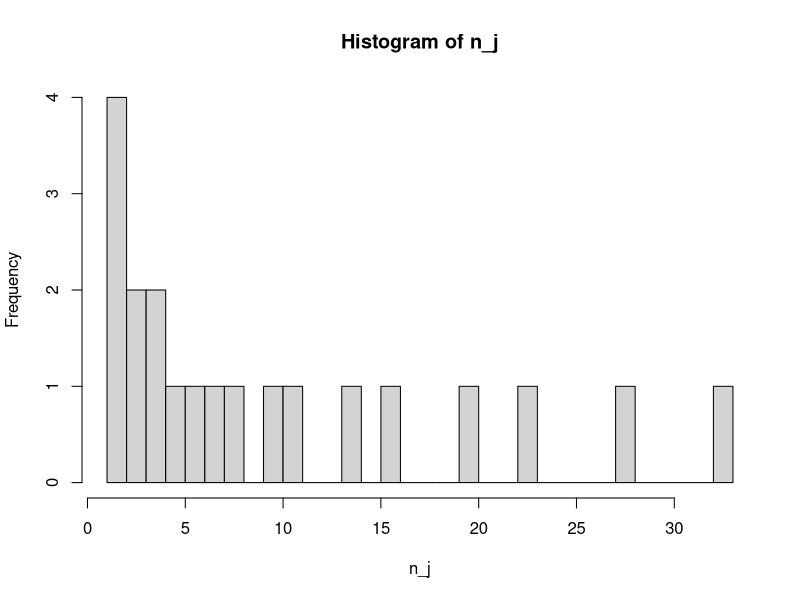
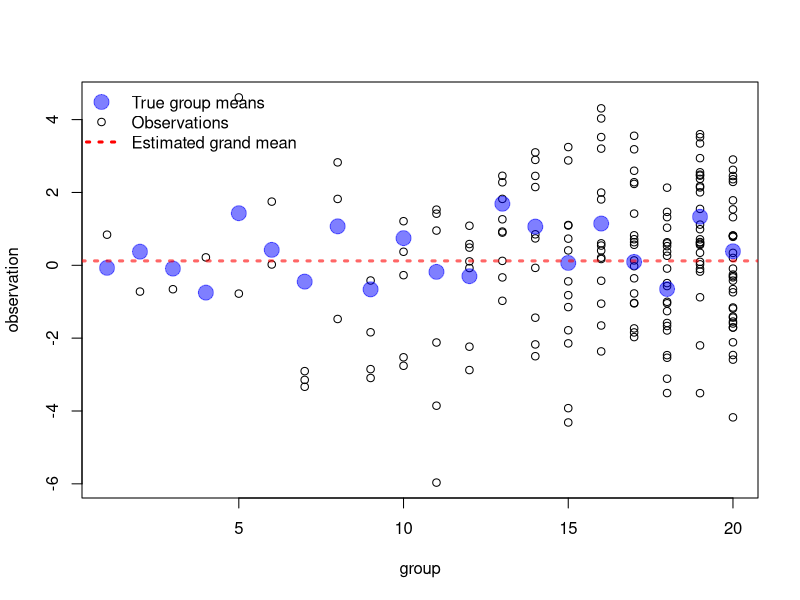
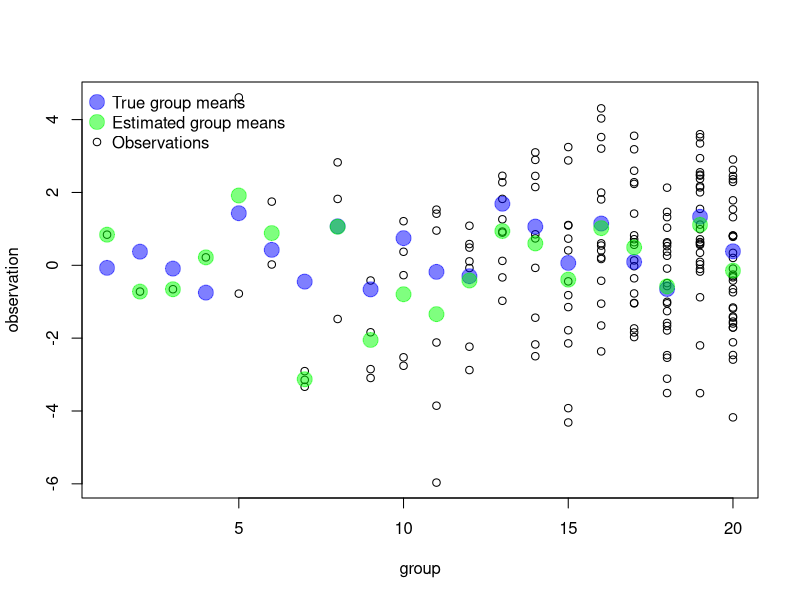
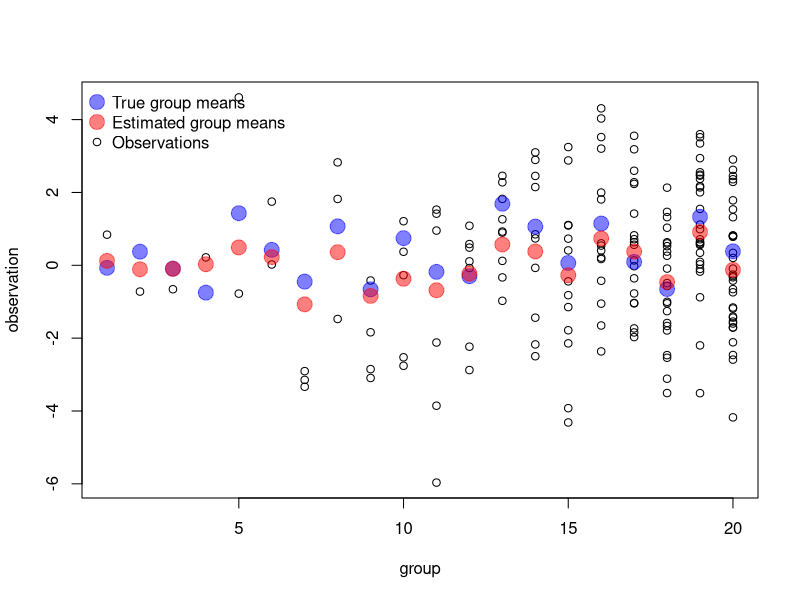
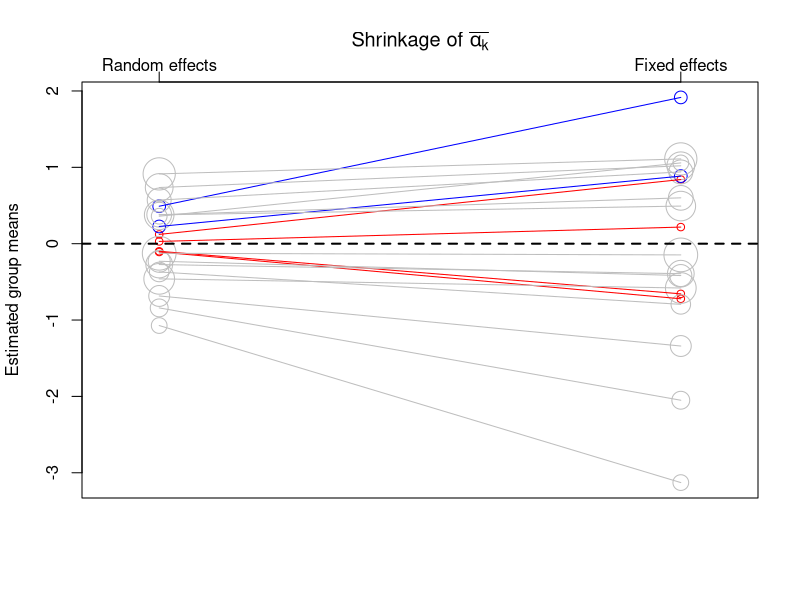
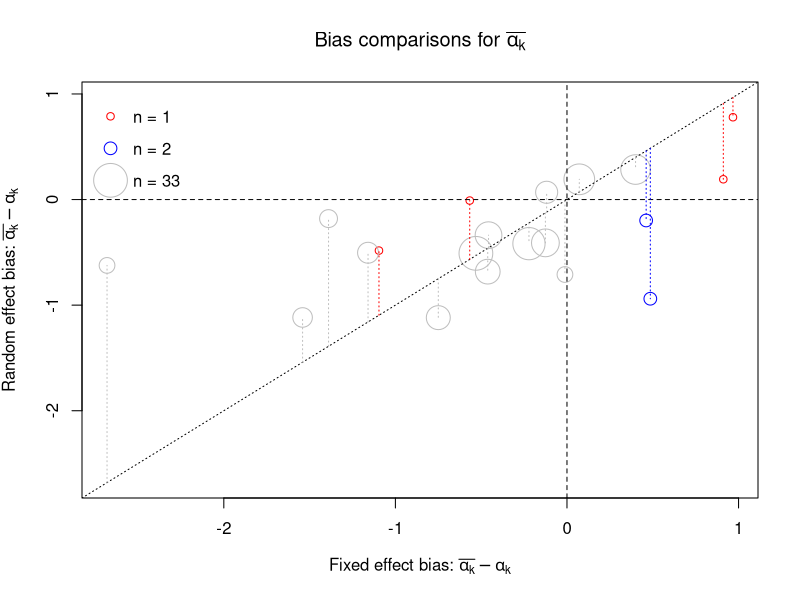
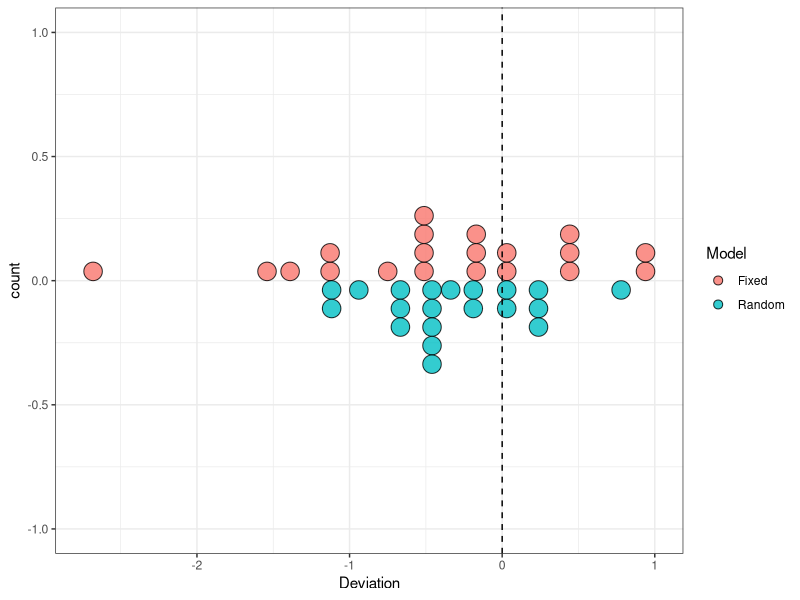
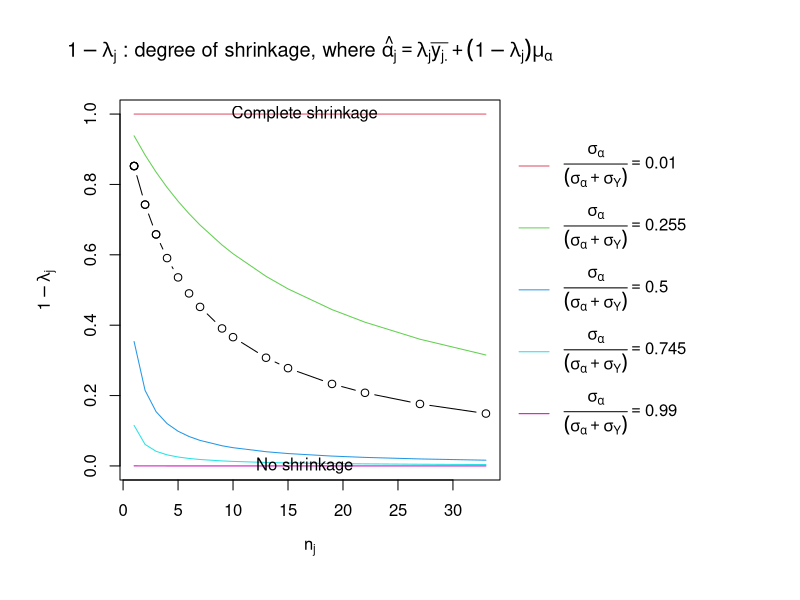

Reproduce these figures in R, in order.
# fun facts about hierarchical models
# max joseph december 2014
# simple random intercept model
rm(list=ls())
library(scales)
library(lme4)
library(ggplot2)
op <- par(no.readonly = TRUE)

# ----------------------- #
# demonstrating shrinkage #
# ------------------------#
# we have the following model
# Y[i, j] ~ Normal(alpha[j], sigma_y)
# alpha[j] ~ Normal(mu_alpha, sigma_alpha)
# with wildly varying per-group sample sizes
K <- 20 # number of groups
mu_alpha <- 0 # population mean
sigma_alpha <- 1 # among group sd
sigma_Y <- 2 # residual sd
e_nmin <- .001 # exp(minimum group sample size)
e_nmax <- 3.5 # exp(maximum group sample size)
n_j <- floor(exp(seq(e_nmin, e_nmax, length.out=K))) 
# view distribution of sample sizes
hist(n_j, right=FALSE, breaks=1:max(n_j))
id <- rep(1:K, times=n_j)
N <- length(id)

# simulate vals
alpha_j <- rnorm(K, mu_alpha, sigma_alpha)
Y <- rnorm(N, alpha_j[id], sigma_Y)

## Complete pooling / grand mean model
mod1 <- lm(Y ~ 1)

plot(Y~id, ylab="observation", xlab="group")
points(alpha_j, col=alpha("blue", .5), cex=2, pch=19)
abline(mod1, col=alpha("red", .6), 
       lty=3, lwd=3)
legend("topleft", 
       pch=c(19, 1, NA), 
       lty=c(0, 0, 3), 
       pt.cex=c(2, 1, NA), 
       lwd=c(NA, NA, 3),
       col=c(alpha("blue", .5), "black", "red"), 
       legend=c("True group means", 
                "Observations", 
                "Estimated grand mean"), 
       bty="n")

# total mean dominated by groups with high n
# true group means shown as blue dots



## No pooling / independent means
mod2 <- lm(Y ~ 1 + factor(id))
alpha_est1 <- coef(mod2)
alpha_est1[-1] <- alpha_est1[1] + alpha_est1[-1]

plot(Y~id, ylab="observation", xlab="group")
points(alpha_j, col=alpha("blue", .5), cex=2, pch=19)
points(x=1:K, alpha_est1, col=alpha("green", .5), 
       pch=19, cex=2)
legend("topleft", 
       pch=c(19, 19, 1),  
       pt.cex=c(2, 2, 1), 
       col=c(alpha("blue", .5), 
             alpha("green", .5), 
             "black"), 
       legend=c("True group means",
                "Estimated group means",
                "Observations"), 
       bty="n"
       )
# notice independent means ==> overfitting



## Partial pooling/hierarchical model
fid <- factor(id)
mod3 <- lmer(Y ~ 1 + (1|fid))

plot(Y~id, ylab="observation", xlab="group")
points(alpha_j, col=alpha("blue", .5), cex=2, pch=19)
alpha_est2 <- unlist(ranef(mod3)) + fixef(mod3)
points(x=1:K, alpha_est2, col=alpha("red", .5), 
       cex=2, pch=19)
legend("topleft", 
       pch=c(19, 19, 1),  
       pt.cex=c(2, 2, 1), 
       col=c(alpha("blue", .5), 
             alpha("red", .5), 
             "black"), 
       legend=c("True group means",
                "Estimated group means",
                "Observations"), 
       bty="n"
)
# go back and forth between this plot and the previous to see shrinkage




## Shrinkage plots 
# Plot 1
color_scheme <- function(n_j){
  res <- ifelse(n_j==1, "red", 
                ifelse(n_j==2, "blue", "grey"))
  return(res)
} 
size_scheme <- function(n_j){
  res <- log(n_j)+1
  return(res)
} 
# Shrinkage plot 1
plot(y=c(alpha_est2, alpha_est1), x=rep(0:1, each=K), 
     col=color_scheme(n_j), 
     cex=size_scheme(n_j), 
     xaxt="n", 
     ylab="Estimated group means", 
     xlab="",
     ylim=range(c(alpha_est1)), 
     xlim=c(-.1, 1.1))
title(expression(paste("Shrinkage of ", bar(alpha[k]))))
axis(3, at=c(0, 1), labels=c("Random effects", "Fixed effects"), padj=1)
segments(y0=alpha_est2, x0=rep(0, K), y1=alpha_est1, x1=rep(1, K), 
         col=color_scheme(n_j))
abline(h=mu_alpha, lty=2, lwd=2)
# red points show groups with one observation, blue = 2

# end plot 1

# Plot 2
# Deviations from true values (bias) for both methods
dev1 <- coef(mod1) - alpha_j
dev2 <- alpha_est1 - alpha_j
dev3 <- alpha_est2 - alpha_j

plot(dev2, dev3, cex=size_scheme(n_j), 
     xlab=expression(paste("Fixed effect bias: ", bar(alpha[k]) - alpha[k])), 
     ylab=expression(paste("Random effect bias: ", bar(alpha[k]) - alpha[k])), 
     col=color_scheme(n_j), 
     xlim=range(c(dev1, dev2)), 
     ylim=range(c(dev1, dev2)))
title(expression(paste("Bias comparisons for ", bar(alpha[k]))))
abline(h=0, lty=2)
abline(v=0, lty=2)
abline(0, 1, lty=3)
ndots <- 3
legseq <- c(1, 2, max(n_j))
lab <- rep(NA, ndots)
for (i in 1:ndots){
  lab[i] <- paste("n = ", legseq[i], sep="")
}
legend("topleft", pch=rep(1, ndots), 
       pt.cex=size_scheme(legseq), 
       legend = lab, 
       bty="n", 
       inset=.02,
       y.intersp=1.6, 
       x.intersp = 1.5, 
       col=color_scheme(legseq))
segments(x0=dev2, y0=dev2, x1=dev2, y1=dev3, 
         col=color_scheme(n_j), 
         lty=3)
# end plot 2



# Plot 3
# Dotplots showing reduced error for hierarchical model
df <- data.frame(dev=c(dev2, dev3),
                 model=rep(c("Fixed", "Random"), each=K))
ggplot(df, aes(x=dev, fill=model)) + 
  geom_dotplot(data=subset(df, model=="Fixed"), 
                           aes(dev, fill="Fixed"), 
               alpha=.8) +
  geom_dotplot(data=subset(df, model=="Random"), 
                           aes(dev, fill="Random"),
               stackdir = "down", 
               alpha=.8) + 
  scale_fill_hue("Model") + 
  theme_bw() + 
  xlab("Deviation") + 
  geom_vline(xintercept=0, linetype="dashed")
# end plot 3

  

# Plot 4
# Displaying shrinkage as a function of within group sample-size
# aka omega Gelman and Pardoe 2005
lambda <- (alpha_est2 - fixef(mod3)) / (alpha_est1 - fixef(mod3))

par(mai=c(1.2, 1.2, 1, 3), 
    xpd=TRUE)

plot(n_j, 1-lambda, 
     ylab=expression(1-lambda[j]), 
     xlab=expression(n[j]), 
     ylim=c(0, 1), type='b', 
     main=expression(
       paste(1-lambda[j], " : degree of shrinkage, where ",
                           hat(alpha[j]) == lambda[j]*bar(y[j.]) + 
                                 (1 - lambda[j])*mu[alpha], 
                            sep="")
       )
)

# explore shrinkage for various ratios of sigma_a / (sigma_a + sigma_y)
sigma_a_vec <- seq(.01, .99, length.out=5)
denom <- 1
sigma_y_vec <- denom - sigma_a_vec
# sigma_a + sigma_y = 1
# p = sigma_a 
leg <- expression()
colors <- NULL

for (i in 1:length(sigma_a_vec)){
  sigma_alpha <- sigma_a_vec[i]
  sigma_Y <- sigma_y_vec[i]
  # simulate vals
  alpha_j <- rnorm(K, mu_alpha, sigma_alpha)
  Y <- rnorm(N, alpha_j[id], sigma_Y)
  fid <- factor(id)
  mod3S <- lmer(Y ~ 1 + (1|fid))
  mod2S <- lm(Y ~ 1 + fid)
  alpha_est1S <- coef(mod2S)
  alpha_est1S[-1] <- alpha_est1S[1] + alpha_est1S[-1]
  alpha_est2S <- unlist(ranef(mod3S)) + fixef(mod3S)
  lambdaS <- (alpha_est2S - fixef(mod3S)) / 
    (alpha_est1S - fixef(mod3S))
  colors <- c(colors, 1+i)
  lines(n_j, 1-lambdaS, col=1 + i)
  theta <- sigma_a_vec[i]
  leg <- c(leg, 
           substitute(expression(
             frac(sigma[alpha], (sigma[alpha]+sigma[Y])) == x), 
                      list(x=sigma_a_vec[i]))[[2]])
}

legend(1.05*max(n_j), 1, lty=1, 
       col=colors, 
       legend=leg, 
       bty="n", 
       y.intersp=2)
text(x=max(n_j)/2, y=1, labels="Complete shrinkage")
text(x=max(n_j)/2, y=0, labels="No shrinkage")
par(xpd=FALSE)
# end plot 4
par(op)

